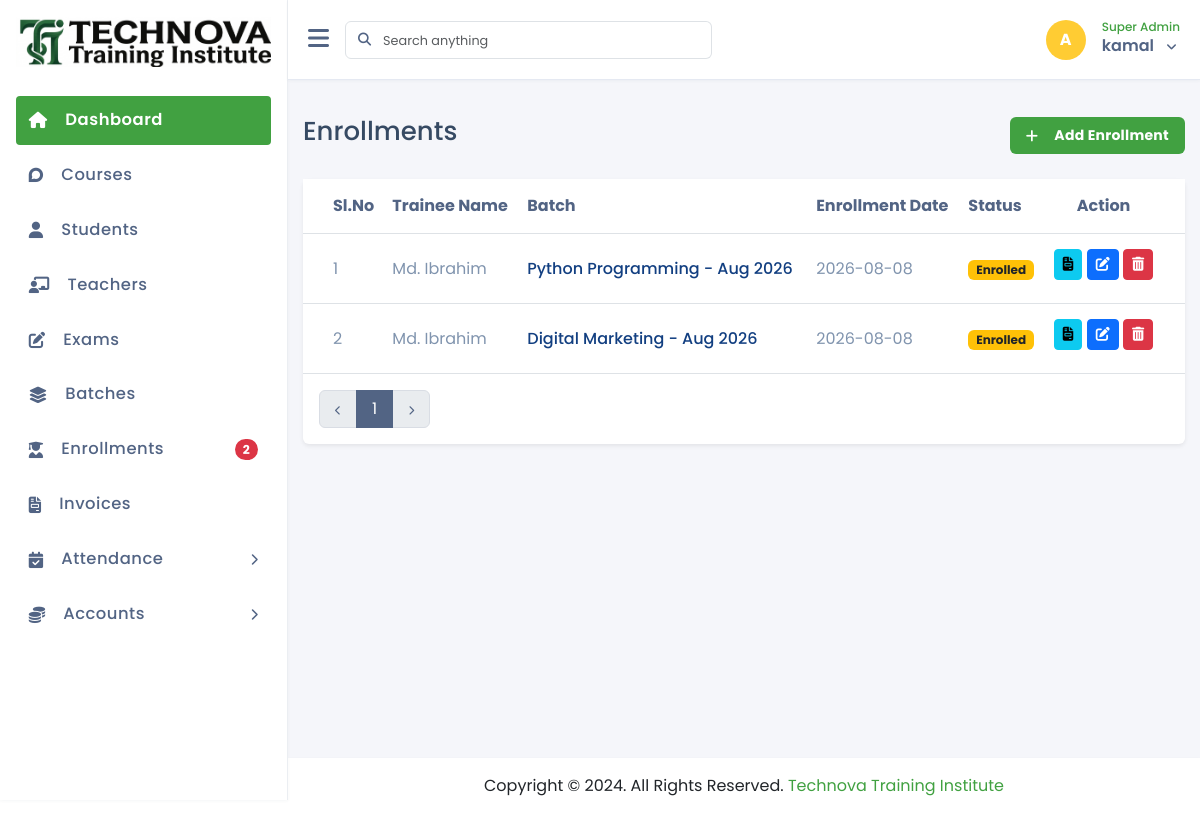
Screenshot of /enrollments/list.php (signed in) with the database file from the repository.
### tables this page shows
CREATE TABLE `enrollments` (
  `id` int(11) NOT NULL,
  `trainee_id` int(10) NOT NULL,
  `batch_id` int(10) NOT NULL,
  `invoice_id` int(10) DEFAULT NULL,
  `course_id` int(10) NOT NULL,
  `enrollment_date` date NOT NULL,
  `status` int(11) NOT NULL DEFAULT 0 COMMENT '0 = Enrolled, 1 = Completed, 2 = Dropped',
  `created_at` timestamp NOT NULL DEFAULT current_timestamp(),
  `updated_at` timestamp NOT NULL DEFAULT current_timestamp() ON UPDATE current_timestamp(),
  `created_by` int(11) DEFAULT NULL,
  `updated_by` int(11) DEFAULT NULL,
  `deleted_at` timestamp NULL DEFAULT NULL
);

CREATE TABLE `trainees` (
  `id` int(11) NOT NULL,
  `gender` tinyint(4) NOT NULL COMMENT '1 = Male, 2 = Female, 3 = Other',
  `dob` date DEFAULT NULL,
  `address` text DEFAULT NULL,
  `education` varchar(100) DEFAULT NULL,
  `registration_date` date DEFAULT NULL,
  `full_name` varchar(100) NOT NULL,
  `email` varchar(100) NOT NULL,
  `phone` varchar(20) DEFAULT NULL,
  `password` varchar(255) NOT NULL,
  `image` varchar(255) DEFAULT NULL,
  `status` int(11) DEFAULT 1,
  `created_at` timestamp NULL DEFAULT current_timestamp(),
  `updated_at` timestamp NULL DEFAULT NULL,
  `deleted_at` datetime DEFAULT NULL,
  `created_by` int(11) DEFAULT NULL,
  `updated_by` int(11) DEFAULT NULL
);

CREATE TABLE `batches` (
  `id` int(10) NOT NULL,
  `course_id` int(10) NOT NULL,
  `trainer_id` int(10) NOT NULL,
  `Start_date` date NOT NULL,
  `End_date` date NOT NULL,
  `Price` decimal(10,2) NOT NULL DEFAULT 0.00,
  `Discount` decimal(10,2) NOT NULL DEFAULT 0.00,
  `Discount_type` tinyint(4) NOT NULL DEFAULT 1 COMMENT '1= Fixed,2 = Percentage',
  `start_time` time NOT NULL,
  `end_time` time NOT NULL,
  `room` varchar(50) DEFAULT NULL,
  `created_at` timestamp NOT NULL DEFAULT current_timestamp(),
  `updated_at` timestamp NOT NULL DEFAULT current_timestamp() ON UPDATE current_timestamp(),
  `created_by` int(10) UNSIGNED DEFAULT NULL,
  `updated_by` int(10) UNSIGNED DEFAULT NULL,
  `deleted_at` timestamp NULL DEFAULT NULL,
  `batch_name` varchar(100) NOT NULL,
  `total_seats` int(11) NOT NULL DEFAULT 0,
  `status` tinyint(4) NOT NULL DEFAULT 0 COMMENT '0 = Upcoming, 1 = Running, 2 = Completed'
);

### component/connection.php (called while the page is built, shortened)
<?php
    $base_url = "http://localhost/technova_training_institute/";
    require_once  ($_SERVER['DOCUMENT_ROOT'] . "/technova_training_institute/crud/crud_class.php");
    $crud = new crud_class();
?>

### crud/crud_class.php (called while the page is built, shortened)
<?php
class crud_class{
    private $host = "localhost";
    private $username = "root";
    private $password = "";
    private $database = "technova_training_institute";
    public $conn;
    public function __construct(){
        $this->conn = new mysqli($this->host, $this->username, $this->password, $this->database);
    }
    public function number_of_records($table){
        $sql = "SELECT COUNT(*) as total FROM $table";
        $rs = $this->conn->query($sql);
        if($rs->num_rows > 0){
            $row = $rs->fetch_object();
            return $row->total;
        } else {
            return 0;
        }
    }
    public function common_query($sql){
        $result=[
            "status"=>false,
            "data"=>[],
            "message"=>""
        ];
        $rs = $this->conn->query($sql);
        if($rs->num_rows > 0){
            $result["status"] = true;
            $result["message"] = "Records found";
            while($row = $rs->fetch_object()){
                $result["data"][] = $row;
            }
            return $result;
        } else {
            $result["message"] = "No records found";
            return $result;
        }
    }
}

### enrollments/list.php (the view, shortened to what this page needs)
<?php require_once "../component/header.php"; ?>
<?php require_once "../component/sidebar.php"; ?>
<div class="main-content">
    <div class="row">
        <div class="col-12">
            <div class="d-flex align-items-lg-center flex-column flex-md-row flex-lg-row mt-3">
                <div class="flex-grow-1">
                    <h3 class="mb-2 text-size-26 text-color-2">Enrollments</h3>
                </div>
                <div class="mt-3 mt-lg-0">
                    <a href="<?= $base_url; ?>enrollments/create.php" class="cursor-pointer ms-4 bg-white bg-primary text-white d-flex align-items-center px-3 py-2 rounded-2 text-normal fw-bolder letter-spacing-26">
                        <i class="fa-solid fa-plus me-3"></i> Add Enrollment
                    </a>
                </div>
            </div>
        </div>
    </div>
    <div class="mt-4">
        <div class="card shadow-sm border-0">
            <div class="card-body p-0">
                <div class="table-responsive table-rounded-top">
                    <table class="table align-middle">
                        <thead>
                            <tr>
                                <th>Sl.No</th>
                                <th>Trainee Name</th>
                                <th>Batch</th>
                                <th>Enrollment Date</th>
                                <th>Status</th>
                                <th class="text-center">Action</th>
                            </tr>
                        </thead>
                        <tbody>
                            <?php
                            $sql = "SELECT enrollments.*, trainees.full_name as trainee_name, batches.batch_name
                                    FROM enrollments
                                    JOIN trainees ON enrollments.trainee_id = trainees.id
                                    JOIN batches ON enrollments.batch_id = batches.id
                                    WHERE enrollments.deleted_at IS NULL
                                    ORDER BY enrollments.id DESC";
                            $result = $crud->common_query($sql);
                            if ($result['status'] && !empty($result['data'])) {
                                $i = 1;
                                foreach ($result['data'] as $enroll) {
                            ?>
                            <tr>
                                <td><?= $i++; ?></td>
                                <td><?= htmlspecialchars($enroll->trainee_name) ?></td>
                                <td>
                                    <span class="batch-hover" onmouseenter="loadCourseDetails(<?= $enroll->batch_id ?>, this)">
                                        <?= htmlspecialchars($enroll->batch_name) ?>
                                    </span>
                                </td>
                                <td><?= htmlspecialchars($enroll->enrollment_date) ?></td>
                                <td>
                                    <?php
                                    if ($enroll->status == 0) { echo '<span class="badge bg-warning text-dark">Enrolled</span>'; }
                                    elseif ($enroll->status == 1) { echo '<span class="badge bg-success">Completed</span>'; }
                                    elseif ($enroll->status == 2) { echo '<span class="badge bg-danger">Dropped</span>'; }
                                    ?>
                                </td>
                                <td class="text-center">
                                    <a href="<?= $base_url; ?>invoices/create.php?trainee_id=<?= $enroll->trainee_id ?>" class="btn btn-sm btn-info mb-2" title="Create Invoice">
                                        <i class="fa-solid fa-file-invoice"></i>
                                    </a>
                                    <a href="<?= $base_url; ?>enrollments/edit.php?id=<?= $enroll->id ?>" class="btn btn-sm btn-primary mb-2">
                                        <i class="fa-regular fa-pen-to-square"></i>
                                    </a>
                                    <a href="<?= $base_url; ?>enrollments/delete.php?id=<?= $enroll->id ?>" class="btn btn-sm btn-danger mb-2" onclick="return confirm('Are you sure?')">
                                        <i class="fa-solid fa-trash-can"></i>
                                    </a>
                                </td>
                            </tr>
                            <?php
                                }
                            } else {
                                echo "<tr><td colspan='6' class='text-center py-4'>No enrollments found</td></tr>";
                            }
                            ?>
                        </tbody>
                    </table>
                </div>
             <div class="pb-3 ps-3 mt-3 d-flex justify-content-center justify-content-md-between justify-content-lg-between flex-wrap flex-md-nowrap">
                        <nav aria-label="Page navigation" class="mb-3 mb-md-0 mb-lg-0">
                            <?php
                                $total_records = $crud->number_of_records("enrollments");
                                $records_per_page = 10;
                                $total_pages = ceil($total_records / $records_per_page);
                                $page = isset($_GET['page']) ? (int)$_GET['page'] : 1;
                            ?>
                            <ul class="pagination">
                                <li class="page-item <?= ($page <= 1) ? 'disabled' : '' ?>">
                                    <a class="page-link" href="<?= ($page > 1) ? $base_url . 'enrollments/list.php?page=' . ($page - 1) : '#' ?>" aria-label="Previous">
                                        <i class="fa-solid fa-chevron-left text-size-12"></i>
                                    </a>
                                </li>
                                <?php for ($i = 1; $i <= $total_pages; $i++) { ?>
                                    <li class="page-item <?= ($i == $page) ? 'active' : '' ?>">
                                        <a class="page-link" href="<?= $base_url ?>enrollments/list.php?page=<?= $i ?>"><?= $i ?></a>
                                    </li>
                                <?php } ?>
                                <li class="page-item <?= ($page >= $total_pages) ? 'disabled' : '' ?>">
                                    <a class="page-link" href="<?= ($page < $total_pages) ? $base_url . 'enrollments/list.php?page=' . ($page + 1) : '#' ?>" aria-label="Next">
                                        <i class="fa-solid fa-chevron-right text-size-12"></i>
                                    </a>
                                </li>
                            </ul>
                        </nav>
                    </div>
            </div>
        </div>
    </div>
</div>
<?php require_once "../component/footer.php"; ?>

### assets/css/style.css (style rules this page uses)
:root { --primary: #41A141; --secondary: #EEEEEE; --sidebar-bg: var(--secondary); --main-bg: #ffffff; --chart-gradient-start: #6dd5ed; --chart-gradient-end: #2193b0; --text-primary: var(--primary); --text-secondary: var(--secondary); --primary-gradient: linear-gradient(270.13deg, #00000080 0.09%, #00000080 88.52%); --btn-primary: var(--primary); --btn-secondary: #DEDEDE; --blue-zodiac: #3D405C; --grey: #898989; --lavender-gray: #DDE1EEB2; --bg-white: #ffffff; --grey-94: #EBEEF2; --text-color-1: #526484; --text-color-2: #364A63; --text-color-3: #8094AE; }
body { font-family: Poppins; }
ul { padding: 0; margin: 0; }
a { text-decoration: none; }
.text-color-2 { color: var(--text-color-2) !important; }
.text-normal { font-size: .875em; }
.bg-primary { background-color: var(--primary) !important; }
.main-content { min-height: 630px; margin-top: 5rem; padding: 20px 15px 0 15px; }
.letter-spacing-26 { letter-spacing: 0.26px; }
.cursor-pointer { cursor: pointer; }
.table-rounded-top { border-top-left-radius: 4px; border-top-right-radius: 4px; }
table tr th { padding-top: 15px !important; padding-bottom: 15px !important; color: var(--text-color-1) !important; }
table tr td { padding-top: 15px !important; padding-bottom: 15px !important; color: var(--text-color-3) !important; }
table tr th:first-child, table tr td:first-child { padding-left: 30px !important; }
table tr th:last-child, table tr td:last-child { padding-right: 30px !important; }
.pagination .page-link { color: var(--text-color-1); border-color: #d9dde4; padding-right: 15px; padding-left: 15px; }
.pagination .active .page-link { background-color: var(--text-color-1); color: #fff; border-color: var(--text-color-1); }
.pagination .page-link { outline: none; }
.text-size-12 { font-size: 0.6rem; }
.text-size-26 { font-size: 1.625rem; }
.table th, .table td { white-space: nowrap; }

### enrollments/list.php (style rules this page uses)
.table-responsive { overflow: visible !important; }
.batch-hover { position: relative; cursor: pointer; color: #123f81; font-weight: 500; display: inline-block; }

### rows the page displays
enrollments: trainee.full_name "Md. Ibrahim", batch.batch_name "Python Programming - Aug 2026", enrollment_date "2026-08-08", status "Enrolled"
enrollments: trainee.full_name "Md. Ibrahim", batch.batch_name "Digital Marketing - Aug 2026", enrollment_date "2026-08-08", status "Enrolled"

### other values shown
$count "2"
$_SESSION['user_role'] "Super Admin"
$_SESSION['user_name'] "kamal"
